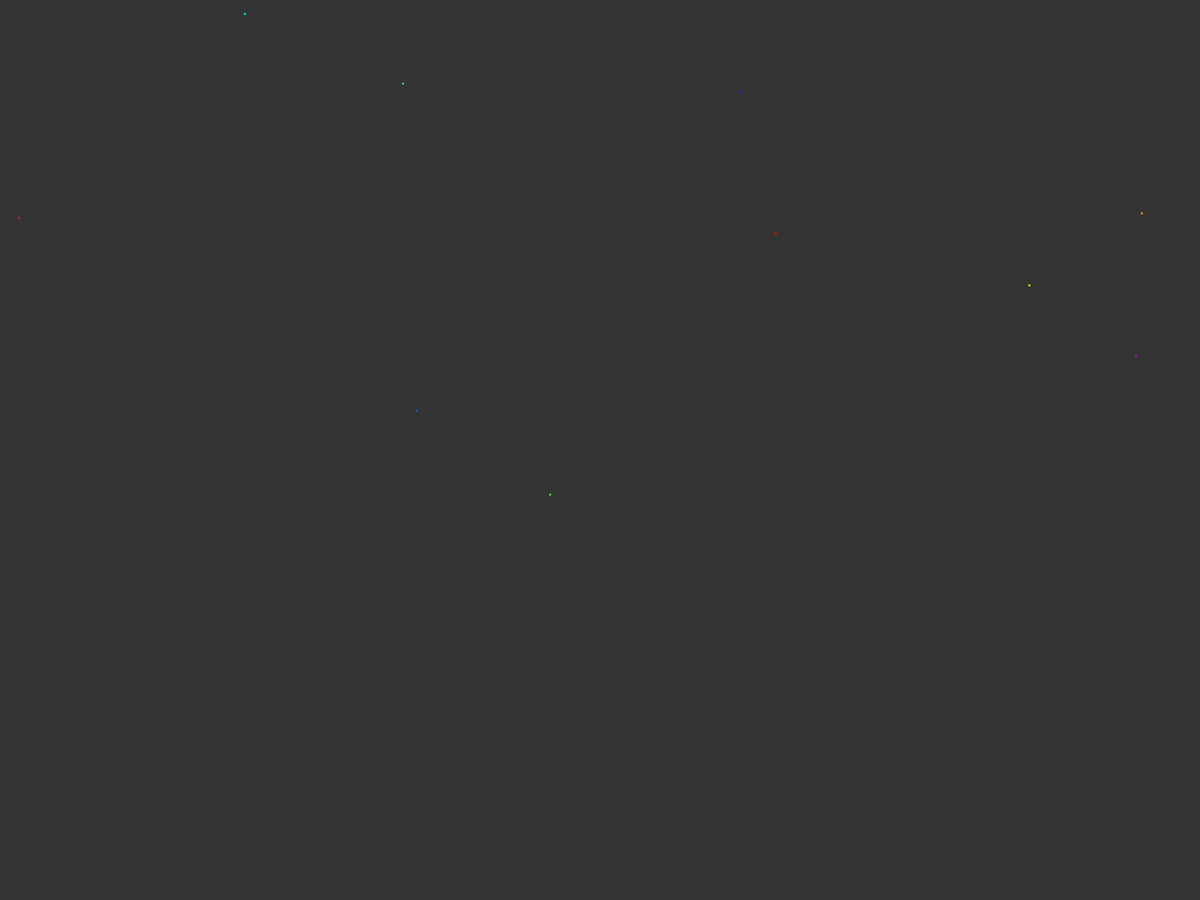
Frame 1 (no input)
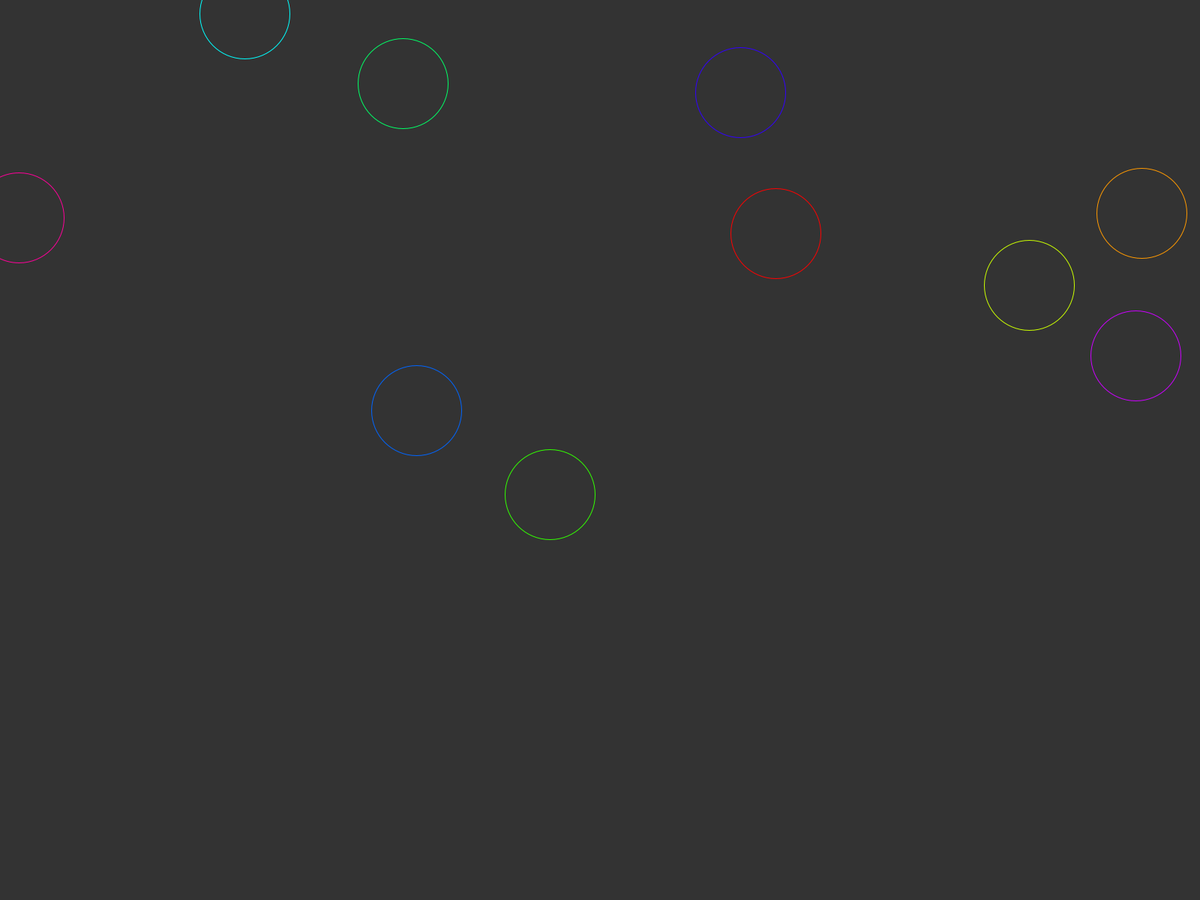
Frame 60 (the mouse pressed at the canvas centre just before this capture)
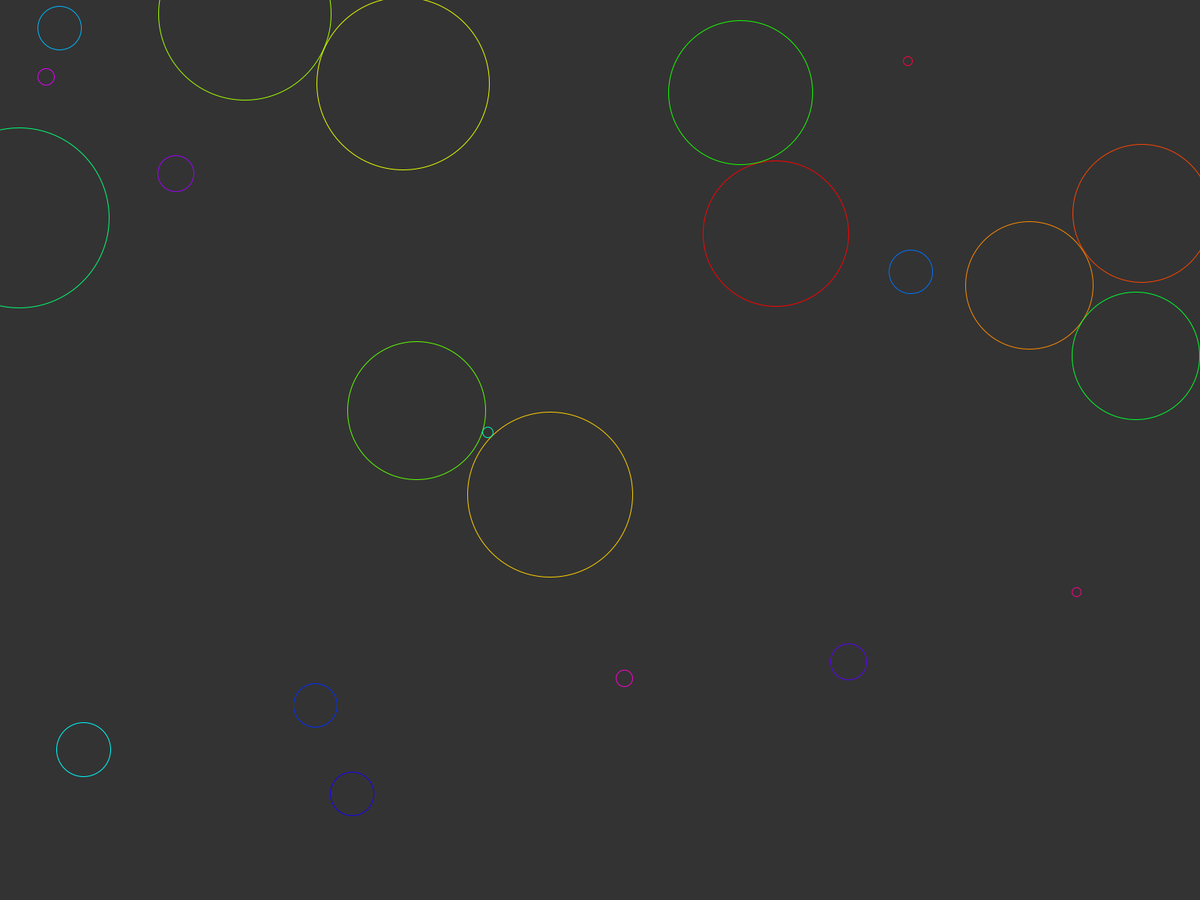
Frame 120 (the mouse held since frame 60 and released just before this capture)

The Processing sketch that drew these frames (run headless with seeded random() and noise(); from frame 60 on, the mouse is pressed at the canvas centre):

// Processing sketch: grow
// ── grow.pde
final int num = 10;

final float SPEED = 1; 
final float MIN_RAD = 1;

final float SPACING = SPEED;

final float MAX_TRIES = 50;
final int MAX_FAILS = 20;

int fails;
ArrayList<Circle> circles;

void setup()
{
  fullScreen();
  colorMode(HSB);
  
  circles = new ArrayList<Circle>();
  circles.clear();
  fails = 0;

  addCircles(num);
}

void draw()
{
  background(51);
  
  fails = 0;
  int add = 0;
  
  for(Circle c : circles)
  {
    c.update();
    for(Circle other : circles)
    {
      if(c != other)
      {
        if(c.collide(other))
        {
          add += 2;
        }
      }
      
    }
  }
    
  addCircles(add);

  if(fails >= MAX_FAILS)
  {
    textSize(30);
    fill(0);
    noStroke();
    translate(width / 2, height / 2);
    String str = "DONE";
    text(str, -textWidth(str) * 0.5, 0);
    str = circles.size() + " circles";
    text(str, -textWidth(str) * 0.5, 30);
    
    int now = millis();
    while(millis() - now < 1000)
    {}
    setup();
  }
}

void addCircles(int n)
{
  for(int i = 0; i < n; i++)
  {
    float x = 0;
    float y = 0;
    float r = MIN_RAD;
    float s = SPEED;

    boolean colliding = true;
    for(int j = 0; j < MAX_TRIES && colliding; j++)
    {
      x = random(width);
      y = random(height);
      colliding = collide(x, y, r);
    }
    if(!colliding)
    {
      Circle c = new Circle(x, y, r, s);
      circles.add(c);
    }
    else
    {
      fails++;
    }
  }
}

boolean collide(float x, float y, float r)
{
  if(circles.size() == 0)
    return false;
  
  for(Circle c : circles)
  {
    float d = dist(x, y, c.x, c.y);
    if(d <= r + c.r + SPACING)
      return true;
  }
  return false;
}
// ── Circle.pde
class Circle
{
  float x;
  float y;
  float r;
  float s;
  
  boolean grow;
  
  color col;
  
  int n;
  
  Circle(float x, float y, float r, float s)
  {
    this.x = x;
    this.y = y;
    this.r = r;
    this.s = s;
    
    //this.col = color(0,0,255);
    this.grow = true;
    
    n = circles.size();
  }
  
  void update()
  {
    pushMatrix();
    noFill();
    stroke(map(this.n, 0, circles.size(), 0, 255), 255, 255);
    strokeWeight(1);
    ellipse(this.x, this.y, 2 * this.r, 2 * this.r);
    popMatrix();
   
   
    if(this.grow)
    {
      this.col = color(0,0,255);
      this.r += this.s;
    }
    else
    {
      this.col = color(255,0,0);
    }
  }
  
  boolean collide(Circle other)
  {
    if(this.grow)
    {
      float d = dist(this.x, this.y, other.x, other.y);
      if(d <= this.r + other.r + SPACING)
      {
        this.grow = false;
        other.grow = false;
        return true;
      }
    }
    return false;
  }
  
}
